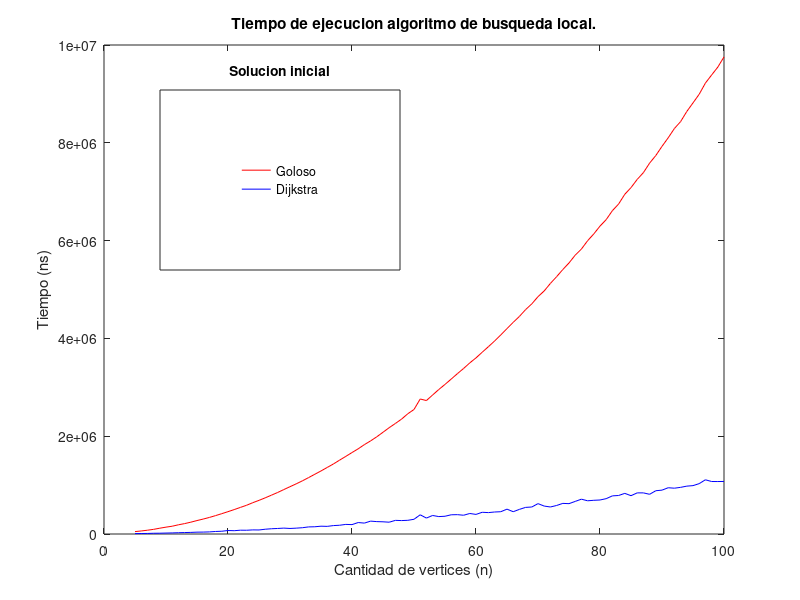
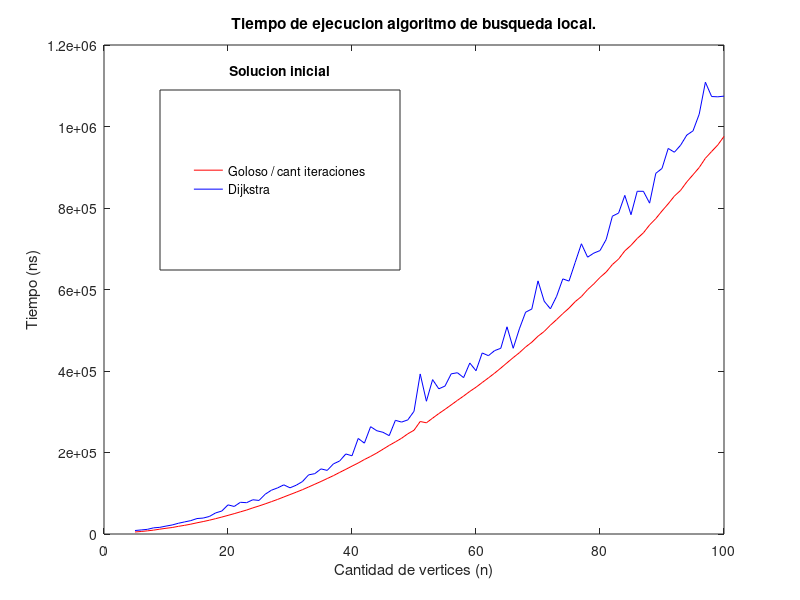

MATLAB code for these plots, in order:
function graficar_exacto_tiempo()

  close all;

datos_m_gol = [5 49179
6 62193
7 77388
8 95166
9 118722
10 140348
11 159194
12 188171
13 212751
14 241749
15 275004
16 305531
17 338887
18 376313
19 415972
20 456898
21 499309
22 543959
23 587802
24 640589
25 688107
26 739518
27 793748
28 848643
29 908613
30 967435
31 1025835
32 1087215
33 1153749
34 1221425
35 1289392
36 1360746
37 1432090
38 1510733
39 1587232
40 1665853
41 1742289
42 1827926
43 1904098
44 1988160
45 2080682
46 2174679
47 2260702
48 2349951
49 2459142
50 2546084
51 2760825
52 2729018
53 2842525
54 2954982
55 3059098
56 3168265
57 3279045
58 3385278
59 3499466
60 3601498
61 3717011
62 3830612
63 3946920
64 4071640
65 4200551
66 4328068
67 4449318
68 4588891
69 4706304
70 4853544
71 4970838
72 5124446
73 5261899
74 5407913
75 5542808
76 5702404
77 5826840
78 5997219
79 6137325
80 6296295
81 6429332
82 6612549
83 6747916
84 6947790
85 7083588
86 7251420
87 7390083
88 7584398
89 7740081
90 7927208
91 8102743
92 8292353
93 8433529
94 8640585
95 8816097
96 8993420
97 9221146
98 9386356
99 9547611
100 9757013
]; 
datos_m_dij = [5 8532
6 9979
7 11433
8 15132
9 16324
10 19428
11 22191
12 26351
13 29678
14 32847
15 37928
16 39146
17 43047
18 51747
19 56373
20 71496
21 67604
22 77835
23 76849
24 84013
25 82398
26 97612
27 107457
28 113149
29 120617
30 113345
31 119706
32 128605
33 145112
34 148098
35 159776
36 156086
37 172080
38 179088
39 196377
40 191976
41 234490
42 222986
43 263333
44 253444
45 249558
46 241370
47 278977
48 274667
49 280036
50 301067
51 392795
52 325809
53 378843
54 356274
55 363045
56 393046
57 395751
58 383790
59 419651
60 400647
61 444284
62 437589
63 450001
64 455767
65 508468
66 455763
67 503616
68 544286
69 552152
70 621145
71 571236
72 552580
73 583274
74 626039
75 620678
76 666585
77 712204
78 679337
79 689286
80 695512
81 722887
82 779997
83 787550
84 830987
85 783597
86 841035
87 840978
88 811941
89 885096
90 897044
91 946171
92 936884
93 954110
94 978966
95 989265
96 1030147
97 1108688
98 1073569
99 1072861
100 1074539
]; 


  figure;
  plot(datos_m_gol(:,1), datos_m_gol(:,2), 'r');
  hold on;
  plot(datos_m_dij(:,1), datos_m_dij(:,2), 'b');
  title('Tiempo de ejecucion algoritmo de busqueda local.');
  xlabel('Cantidad de vertices (n)');
  ylabel('Tiempo (ns)');
  hleg = legend({'Goloso', 'Dijkstra'});
  set(hleg, 'Position', [0.2 0.55 0.3 0.3]);
  set(get(hleg,'Title'),'String','Solucion inicial');
  saveas(gca, ['../graficos/busq_local_tiempo.eps'],'epsc');
  
  figure;
  plot(datos_m_gol(:,1), datos_m_gol(:,2) / 10, 'r');
  hold on;
  plot(datos_m_dij(:,1), datos_m_dij(:,2), 'b');
  title('Tiempo de ejecucion algoritmo de busqueda local.');
  xlabel('Cantidad de vertices (n)');
  ylabel('Tiempo (ns)');
  hleg = legend({'Goloso / cant iteraciones', 'Dijkstra'});
  set(hleg, 'Position', [0.2 0.55 0.3 0.3]);
  set(get(hleg,'Title'),'String','Solucion inicial');
  saveas(gca, ['../graficos/busq_local_tiempo_divido10.eps'],'epsc');  
  
  
%   
%   figure;
%   semilogy(datos_m_0_5(:,1), datos_m_0_5(:,2), 'Color', cc(1,:));
%   hold on;
%   semilogy(datos_m_0_8(:,1), datos_m_0_8(:,2), 'Color', cc(2,:));
%   semilogy(datos_m_1(:,1), datos_m_1(:,2), 'Color', cc(3,:));
%   title('Tiempo de ejecucion algoritmo exacto. Escala logaritmica');
%   xlabel('Cantidad de vertices (n)');
%   ylabel('Tiempo (ns)');
%   hleg = legend({'50%', '80%', '100%'});
%   set(hleg, 'Position', [0.2 0.55 0.3 0.3]);
%   set(get(hleg,'Title'),'String','# aristas / # aristas Kn');
%   saveas(gca, ['../graficos/exacto_tiempo_log.eps'],'epsc');
%%
  datos_m_1 = [5 45806
6 26001
7 41114
8 54607
9 77432
10 110316
11 141976
12 164472
13 192901
14 181451
15 141966
16 158105
17 253415
18 399629
19 273453
20 190123
21 327673
22 502661
23 484188
24 550658
25 551715
26 510646
27 353781
28 501151
29 630143
30 727633
31 525171
32 386552
33 720868
34 165543
35 723407
36 388159
37 797409
38 1593140
39 1173210
40 469684
41 1486596
42 1451548
43 1583130
44 2056881
45 1769942
46 732380
47 1048046
48 1591060
49 1044918
50 1677961
51 1238419
52 342689
53 430700
54 2981822
55 1123877
56 2210161
57 1831081
58 1308894
59 2106137
60 2297942
61 3146572
62 1756347
63 2618494
64 3455084
65 4009238
66 3097072
67 3896601
68 704033
69 523623
70 449734
71 4138737
72 2313603
73 4996156
74 2936469
75 2838652
76 2221403
77 3392073
78 4177532
79 4666266
80 4147793
81 6660510
82 1872341
83 6935812
84 2887057
85 5552527
86 1816346
87 7044750
88 1085999
89 902180
90 3873660
91 6383995
92 2548556
93 866661
94 3776349
95 6803079
96 7187546
97 4837991
98 2700192
99 8146311
100 8085914];

  datos_m_0_8 = [5 36447
6 44224
7 67063
8 73944
9 74874
10 58215
11 136645
12 69665
13 97181
14 246043
15 278743
16 225962
17 326990
18 135703
19 291385
20 130235
21 326057
22 56829
23 168020
24 312931
25 381332
26 370262
27 613186
28 488758
29 330231
30 670332
31 684511
32 556730
33 269273
34 144666
35 1135052
36 950394
37 653679
38 585333
39 1399689
40 978353
41 247091
42 184191
43 551810
44 925001
45 570087
46 1099913
47 1527724
48 1923947
49 1881874
50 2074830
51 1055938
52 2280018
53 2221194
54 1112118
55 1570478
56 1432601
57 2188973
58 1501287
59 3290657
60 2275895
61 2996330
62 2418998
63 2102686
64 2304640
65 3814870
66 2703483
67 1797247
68 3805026
69 3276494
70 366335
71 685950
72 1982608
73 2290102
74 3709439
75 2037458
76 716366
77 4523978
78 3904857
79 3358031
80 4509625
81 5574636
82 352907
83 2604014
84 2939993
85 5211883
86 2927251
87 4938913
88 1859812
89 6822380
90 5799253
91 7223606
92 323898
93 2058921
94 3737813
95 6910794
96 1208825
97 6982981
98 2239237
99 3567646
100 5022403];

  datos_m_0_5 = [5 37019
6 52277
7 41593
8 45269
9 94881
10 92445
11 145503
12 115966
13 181186
14 88694
15 217220
16 209388
17 253977
18 212981
19 299993
20 271080
21 225315
22 226413
23 275624
24 391639
25 198219
26 479315
27 295153
28 371649
29 212808
30 724409
31 146376
32 851407
33 870285
34 105497
35 818274
36 535662
37 1033990
38 880765
39 237215
40 1035647
41 476158
42 1222931
43 1289672
44 905779
45 529828
46 1355728
47 1290798
48 617030
49 914586
50 1429333
51 1024217
52 1823480
53 1431077
54 1632979
55 614162
56 258001
57 1736969
58 1323947
59 1712947
60 1693139
61 951351
62 2896069
63 3163780
64 2765076
65 1893076
66 2479377
67 1884312
68 3246971
69 985101
70 2145778
71 3712229
72 2067432
73 220368
74 652833
75 810659
76 2905286
77 3153862
78 4254960
79 3853249
80 781493
81 414097
82 4009993
83 3537616
84 3771542
85 2692745
86 2768706
87 3677434
88 2298099
89 4755050
90 755666
91 3915334
92 4984922
93 1946896
94 4758369
95 3774294
96 6433743
97 3913684
98 6162939
99 4024135
100 5161845];
%%




end